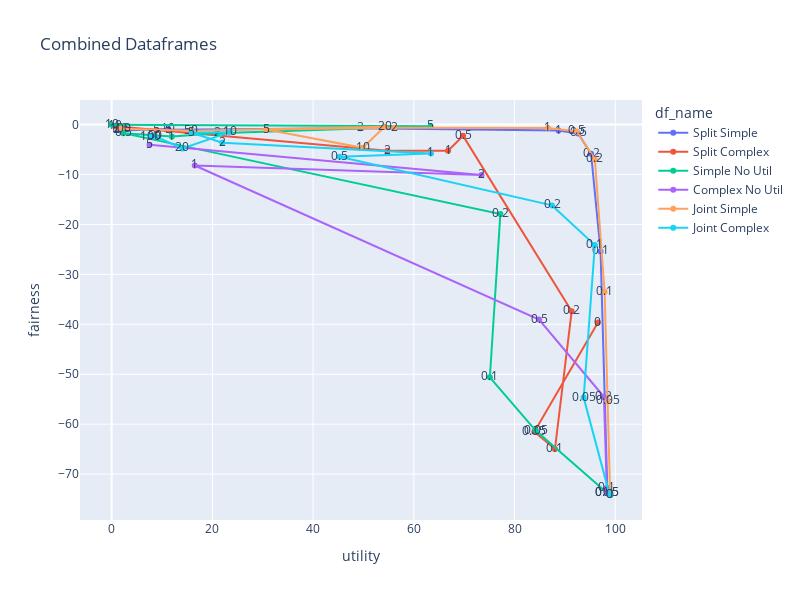

Source (notebook cell):
### Code cell
import plotly.express as px
# Sort the dataframes by learning_beta
splitsimple_sorted = splitsimple.sort_values('learning_beta')
splitcomplex_sorted = splitcomplex.sort_values('learning_beta')
simplenoutil_sorted = simplenoutil.sort_values('learning_beta')
complexnoutil_sorted = complexnoutil.sort_values('learning_beta')
jointsimple_sorted = jointsimple.sort_values('learning_beta')
jointcomplex_sorted = jointcomplex.sort_values('learning_beta')


# # Create scatter plots with connected lines
# fig = px.line(splitsimple_sorted, x='utility', y='fairness', title='Split Simple', text='learning_beta')
# fig.show()

# fig = px.line(splitcomplex_sorted, x='utility', y='fairness', title='Split Complex', text='learning_beta')
# fig.show()

# fig = px.line(jointsimple_sorted, x='utility', y='fairness', title='Joint Simple', text='learning_beta')
# fig.show()

# fig = px.line(jointcomplex_sorted, x='utility', y='fairness', title='Joint Complex', text='learning_beta')
# fig.show()

splitsimple_sorted['df_name'] = 'Split Simple'
splitcomplex_sorted['df_name'] = 'Split Complex'
simplenoutil_sorted['df_name'] = 'Simple No Util'
complexnoutil_sorted['df_name'] = 'Complex No Util'
jointsimple_sorted['df_name'] = 'Joint Simple'
jointcomplex_sorted['df_name'] = 'Joint Complex'

# Combine all dataframes into one
combined_df = pd.concat([splitsimple_sorted, splitcomplex_sorted, simplenoutil_sorted, complexnoutil_sorted, jointsimple_sorted, jointcomplex_sorted])

# Plot the lines on a single plot with df name as color
fig = px.line(combined_df, x='utility', y='fairness', color='df_name', title='Combined Dataframes', text='learning_beta', markers=True)
fig.update_layout(width=800, height=600)
fig.show()

### Figure 1 — Plotly figure (JSON) as saved in the notebook; plotly's stock layout.template omitted (floating-point values rounded to 4 significant figures)
{"data": [{"hovertemplate": "df_name=Split Simple<br>utility=%{x}<br>fairness=%{y}<br>learning_beta=%{text}<extra></extra>", "legendgroup": "Split Simple", "line": {"color": "#636efa", "dash": "solid"}, "marker": {"symbol": "circle"}, "mode": "text+lines+markers", "name": "Split Simple", "orientation": "v", "showlegend": true, "text": [0, 0.05, 0.1, 0.2, 0.5, 1, 2, 5, 10, 20], "type": "scatter", "x": [98.44, 98.42, 97.08, 95.2, 92.62, 88.72, 49.36, 11.2, 11.28, 1.68], "xaxis": "x", "y": [-73.83, -73.81, -25.4, -5.856, -1.772, -1.183, -0.7544, -1.026, -0.8996, -1.173], "yaxis": "y"}, {"hovertemplate": "df_name=Split Complex<br>utility=%{x}<br>fairness=%{y}<br>learning_beta=%{text}<extra></extra>", "legendgroup": "Split Complex", "line": {"color": "#EF553B", "dash": "solid"}, "marker": {"symbol": "circle"}, "mode": "text+lines+markers", "name": "Split Complex", "orientation": "v", "showlegend": true, "text": [0, 0.05, 0.1, 0.2, 0.5, 1, 2, 5, 10, 20], "type": "scatter", "x": [96.56, 83.94, 88.02, 91.34, 69.78, 66.8, 54.76, 8.92, 0.66, 1.82], "xaxis": "x", "y": [-39.64, -61.54, -64.97, -37.38, -2.252, -5.252, -5.247, -1.153, -0.3149, -0.897], "yaxis": "y"}, {"hovertemplate": "df_name=Simple No Util<br>utility=%{x}<br>fairness=%{y}<br>learning_beta=%{text}<extra></extra>", "legendgroup": "Simple No Util", "line": {"color": "#00cc96", "dash": "solid"}, "marker": {"symbol": "circle"}, "mode": "text+lines+markers", "name": "Simple No Util", "orientation": "v", "showlegend": true, "text": [0, 0.05, 0.1, 0.2, 0.5, 1, 2, 5, 10], "type": "scatter", "x": [98.44, 84.2, 75.1, 77.18, 2.28, 11.96, 20.94, 63.32, 0.04], "xaxis": "x", "y": [-73.83, -61.28, -50.61, -17.91, -1.71, -2.401, -1.719, -0.3537, -0.02999], "yaxis": "y"}, {"hovertemplate": "df_name=Complex No Util<br>utility=%{x}<br>fairness=%{y}<br>learning_beta=%{text}<extra></extra>", "legendgroup": "Complex No Util", "line": {"color": "#ab63fa", "dash": "solid"}, "marker": {"symbol": "circle"}, "mode": "text+lines+markers", "name": "Complex No Util", "orientation": "v", "showlegend": true, "text": [0, 0.05, 0.1, 0.2, 0.5, 1, 2, 5], "type": "scatter", "x": [98.32, 98.32, 98.32, 97.74, 84.86, 16.5, 73.44, 7.52], "xaxis": "x", "y": [-73.7, -73.7, -72.81, -54.51, -39.04, -8.189, -10.1, -4.043], "yaxis": "y"}, {"hovertemplate": "df_name=Joint Simple<br>utility=%{x}<br>fairness=%{y}<br>learning_beta=%{text}<extra></extra>", "legendgroup": "Joint Simple", "line": {"color": "#FFA15A", "dash": "solid"}, "marker": {"symbol": "circle"}, "mode": "text+lines+markers", "name": "Joint Simple", "orientation": "v", "showlegend": true, "text": [0, 0.05, 0.1, 0.2, 0.5, 1, 2, 5, 10, 20, 50, 100], "type": "scatter", "x": [98.98, 98.46, 97.88, 95.94, 92.38, 86.62, 56.08, 30.66, 49.86, 54.18, 15.72, 1.76], "xaxis": "x", "y": [-74.23, -55.32, -33.47, -6.97, -1.371, -0.683, -0.6396, -0.9961, -4.654, -0.4414, -1.249, -0.8129], "yaxis": "y"}, {"hovertemplate": "df_name=Joint Complex<br>utility=%{x}<br>fairness=%{y}<br>learning_beta=%{text}<extra></extra>", "legendgroup": "Joint Complex", "line": {"color": "#19d3f3", "dash": "solid"}, "marker": {"symbol": "circle"}, "mode": "text+lines+markers", "name": "Joint Complex", "orientation": "v", "showlegend": true, "text": [0, 0.05, 0.1, 0.2, 0.5, 1, 2, 5, 10, 20, 50, 100], "type": "scatter", "x": [98.88, 93.72, 95.94, 87.44, 45.28, 63.4, 21.98, 15.9, 23.5, 14.04, 8.54, 7.74], "xaxis": "x", "y": [-74.16, -54.68, -24.12, -16.18, -6.443, -5.771, -3.621, -1.627, -1.515, -4.768, -2.306, -2.494], "yaxis": "y"}], "layout": {"height": 600, "legend": {"title": {"text": "df_name"}, "tracegroupgap": 0}, "title": {"text": "Combined Dataframes"}, "width": 800, "xaxis": {"anchor": "y", "domain": [0, 1], "title": {"text": "utility"}}, "yaxis": {"anchor": "x", "domain": [0, 1], "title": {"text": "fairness"}}}}
